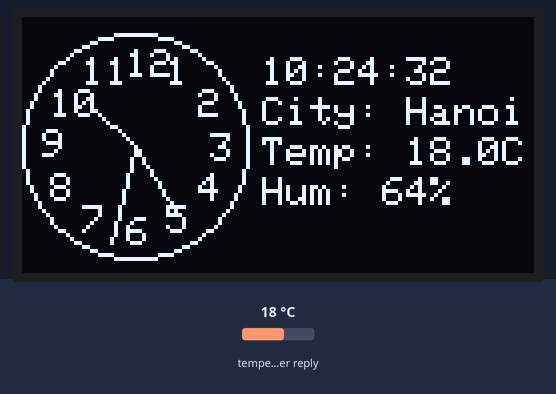
Bench run of a sketch on a simulated ESP32. Parts: 128×64 one-colour display. The test bench sets the inputs (shaded band); at power-on: temperature in the weather reply 18 °C. WiFi joins after 1.5 s; servers stay silent unless stated; network time is answered at once with the bench clock; the local clock reads 2024-03-15 10:24:30 at power-on unless the sketch sets it; web services answer with replies made up by the test bench; what the sketch prints to the serial monitor is not drawn.

Above: at 2.4 s.
At 6.5 s:
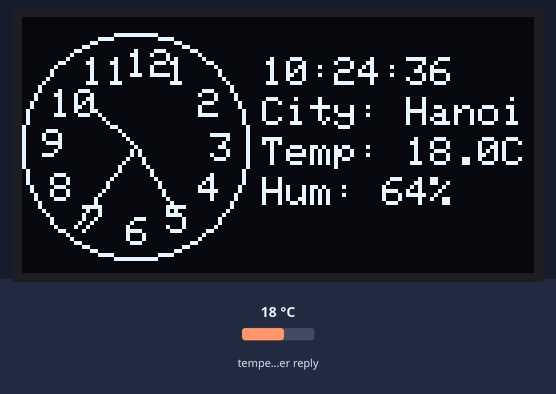
At 10.6 s:
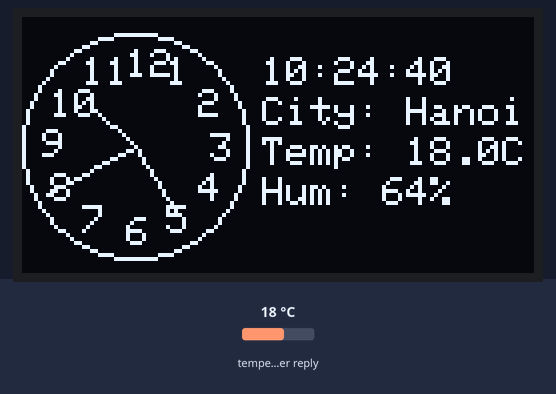
At 19.8 s:
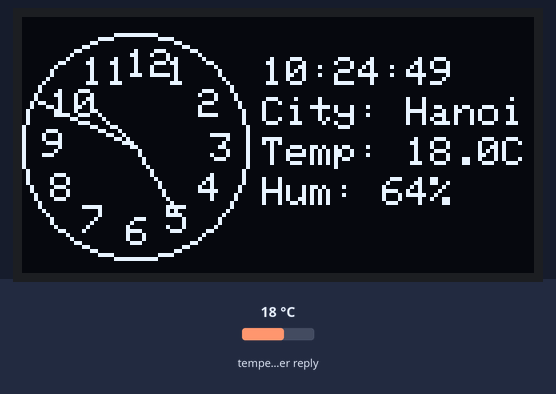
At 29.0 s:
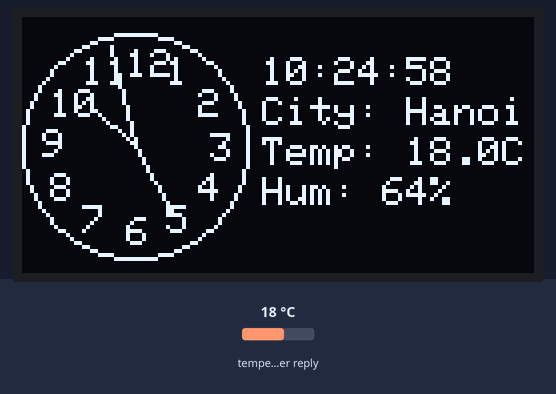
At 38.3 s:
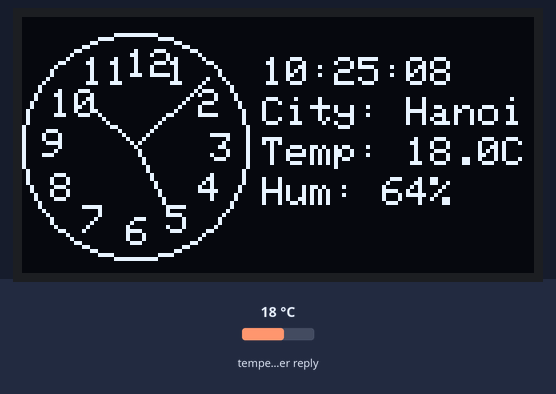

Measured:
- what the display in image 0 shows lasts 1.1 s, from 2.3 s to 3.4 s

The sketch:

real_time_clock_web.ino
```cpp
#include <Wire.h>
#include <Adafruit_GFX.h>
#include <Adafruit_SSD1306.h>
#include <WiFi.h>
#include <NTPClient.h>
#include <WiFiUdp.h>
#include <HTTPClient.h>
#include <ArduinoJson.h>
#include <WiFiClient.h>
#include <WebServer.h>

const char *ssid = "YOUR_SSID";
const char *password = "YOUR_PASSWORD";

#define SCREEN_WIDTH 128
#define SCREEN_HEIGHT 64

#define SDA_PIN 21
#define SCL_PIN 22

unsigned long lastWeatherUpdate = 0;
const unsigned long weatherUpdateInterval = 300000;

const String weatherApiKey = "78ddca507b7f48bea8e72512250702";
String city = "Hanoi";
String countryCode = "VN";

Adafruit_SSD1306 display(SCREEN_WIDTH, SCREEN_HEIGHT, &Wire, -1);
WebServer server(80);

WiFiUDP ntpUDP;
NTPClient timeClient(ntpUDP, "pool.ntp.org", 7 * 3600, 60000);

struct WeatherData {
  float temperature;
  int humidity;
  String description;
  String icon;
} currentWeather;

const char index_html[] PROGMEM = R"rawliteral(
    <!DOCTYPE html>
    <html lang="en">
    <head>
        <meta charset="UTF-8">
        <title>Weather Station Control</title>
        <style>
        :root {
            --text-color: #ffffff;
            --background-gradient-start: #87ceeb;
            --background-gradient-end: #4682b4;
        }
        body {
            font-family: "Inter", Arial, sans-serif;
            max-width: 800px;
            margin: 0 auto;
            padding: 20px;
            background: linear-gradient(135deg, var(--background-gradient-start), var(--background-gradient-end));
            color: var(--text-color);
            min-height: 100vh;
            display: flex;
            justify-content: center;
            align-items: center;
            transition: all 0.5s ease;
            background-size: 400% 400%;
            animation: gradientFlow 15s ease infinite;
        }
        @keyframes gradientFlow {
            0% { background-position: 0% 50%; }
            50% { background-position: 100% 50%; }
            100% { background-position: 0% 50%; }
        }
        .container {
            background: rgba(255, 255, 255, 0.2);
            backdrop-filter: blur(10px);
            border-radius: 16px;
            border: 1px solid rgba(255, 255, 255, 0.3);
            padding: 40px;
            width: 100%;
            box-shadow: 0 15px 35px rgba(0, 0, 0, 0.1);
            transition: all 0.4s ease;
            opacity: 0;
            transform: translateY(20px);
            animation: fadeIn 0.6s ease-out forwards;
        }
        @keyframes fadeIn {
            to {
                opacity: 1;
                transform: translateY(0);
            }
        }
        select,
        input {
            width: 100%;
            padding: 15px;
            margin: 15px 0;
            background: rgba(255, 255, 255, 0.2);
            border: 1px solid rgba(255, 255, 255, 0.5);
            border-radius: 10px;
            color: #333;
            font-size: 16px;
            transition: all 0.3s ease;
            backdrop-filter: blur(5px);
        }
        input:focus, select:focus {
            outline: none;
            box-shadow: 0 0 0 3px rgba(255, 255, 255, 0.3);
            transform: scale(1.02);
        }
        button {
            width: 100%;
            padding: 15px;
            margin: 15px 0;
            background: rgba(255, 255, 255, 0.3);
            color: var(--text-color);
            border: none;
            border-radius: 10px;
            font-weight: 600;
            text-transform: uppercase;
            letter-spacing: 1.5px;
            cursor: pointer;
            transition: all 0.3s ease;
            position: relative;
            overflow: hidden;
        }
        button::after {
            content: '';
            position: absolute;
            top: 50%;
            left: 50%;
            width: 5px;
            height: 5px;
            background: rgba(255, 255, 255, 0.5);
            opacity: 0;
            border-radius: 50%;
            transform: translate(-50%, -50%) scale(1);
            animation: ripple 0.6s ease-out;
        }
        @keyframes ripple {
            from {
                transform: translate(-50%, -50%) scale(0);
                opacity: 1;
            }
            to {
                transform: translate(-50%, -50%) scale(40);
                opacity: 0;
            }
        }
        .weather-info {
            background: rgba(255, 255, 255, 0.1);
            backdrop-filter: blur(10px);
            border-radius: 10px;
            padding: 25px;
            margin-top: 20px;
            display: grid;
            grid-template-columns: repeat(auto-fit, minmax(200px, 1fr));
            gap: 15px;
        }
        .weather-info > div {
            background: rgba(0, 0, 0, 0.1);
            padding: 15px;
            border-radius: 8px;
            text-align: center;
            transition: all 0.3s cubic-bezier(0.25, 0.46, 0.45, 0.94);
            box-shadow: 0 2px 5px rgba(0, 0, 0, 0.1);
        }
        .weather-info > div:hover {
            transform: translateY(-5px) scale(1.02);
            box-shadow: 0 8px 15px rgba(0, 0, 0, 0.2);
        }
        .weather-info span {
            display: inline-block;
            transition: all 0.3s ease;
        }
        .value-update {
            animation: valuePulse 0.8s ease;
        }
        @keyframes valuePulse {
            0% { transform: scale(1); }
            50% { transform: scale(1.1); }
            100% { transform: scale(1); }
        }
        select.loading {
            position: relative;
            color: transparent;
        }
        select.loading::after {
            content: "";
            position: absolute;
            top: 50%;
            left: 50%;
            width: 20px;
            height: 20px;
            border: 3px solid rgba(255, 255, 255, 0.3);
            border-top-color: white;
            border-radius: 50%;
            animation: spin 1s linear infinite;
        }
        @keyframes spin {
            0% { transform: translate(-50%, -50%) rotate(0deg); }
            100% { transform: translate(-50%, -50%) rotate(360deg); }
        }
        @media (max-width: 600px) {
            .container {
                padding: 20px;
                margin: 10px;
            }
        }
        * {
            will-change: transform, opacity;
            backface-visibility: hidden;
        }
    </style>
    </head>
    <body>
        <div class="container">
            <h2>Weather Station Control</h2>
            <div>
                <label for="country">Chọn quốc gia:</label>
                <select id="country" onchange="handleCountryChange()">
                    <option value="">--Chọn quốc gia--</option>
                </select>
            </div>
            <div>
                <label for="city">Chọn thành phố:</label>
                <select id="city">
                    <option value="">--Vui lòng chọn quốc gia trước--</option>
                </select>
            </div>
            <div>
                <label for="cityInput">Hoặc nhập tên thành phố:</label>
                <input type="text" id="cityInput" placeholder="Nhập tên thành phố nếu không có trong danh sách">
            </div>
            <button onclick="updateLocation()">Cập nhật địa điểm</button>
            <div id="weatherInfo" class="weather-info">
                <div>Địa điểm đã chọn: <span id="selectedLocation">--</span></div>
                <div>Nhiệt độ: <span id="temperature">--</span>°C</div>
                <div>Độ ẩm: <span id="humidity">--</span>%</div>
                <div>Cập nhật lần cuối: <span id="lastUpdate">--</span></div>
            </div>
        </div>
        <script>
            window.onload = async function() {
                try {
                    const response = await fetch('https://restcountries.com/v3.1/all');
                    const countries = await response.json();
                    const countrySelect = document.getElementById('country');
                    countries
                        .sort((a, b) => a.name.common.localeCompare(b.name.common))
                        .forEach(country => {
                            const option = document.createElement('option');
                            option.value = country.cca2;
                            option.textContent = country.name.common;
                            countrySelect.appendChild(option);
                        });
                    countrySelect.value = 'VN';
                    handleCountryChange();
                    updateWeatherDisplay();
                } catch (error) {
                    console.error('Lỗi:', error);
                }
            };
            async function handleCountryChange() {
                const country = document.getElementById('country').value;
                const citySelect = document.getElementById('city');
                citySelect.innerHTML = '<option value="">Đang tải danh sách thành phố...</option>';
                if (!country) {
                    citySelect.innerHTML = '<option value="">--Vui lòng chọn quốc gia trước--</option>';
                    return;
                }
                try {
                    const username = 'conmeodit';
                    const response = await fetch(`http://api.geonames.org/searchJSON?country=${country}&featureClass=P&cities=cities1000&maxRows=1000&username=${username}`);
                    if (!response.ok) {
                        throw new Error(`Lỗi HTTP: ${response.status}`);
                    }
                    const data = await response.json();
                    if (!data.geonames || data.geonames.length === 0) {
                        throw new Error('Không tìm thấy thành phố nào cho quốc gia này');
                    }
                    citySelect.innerHTML = '<option value="">--Chọn thành phố--</option>';
                    data.geonames
                        .sort((a, b) => a.name.localeCompare(b.name))
                        .forEach(city => {
                            const option = document.createElement('option');
                            option.value = city.name;
                            option.textContent = city.name + (city.adminName1 ? `, ${city.adminName1}` : '');
                            citySelect.appendChild(option);
                        });
                } catch (error) {
                    console.error('Lỗi khi lấy danh sách thành phố:', error);
                    citySelect.innerHTML = `<option value="">Lỗi: ${error.message}</option>`;
                }
            }
            function updateLocation() {
                const country = document.getElementById('country').value;
                const selectedCity = document.getElementById('city').value;
                const manualCity = document.getElementById('cityInput').value.trim();
                const cityName = manualCity ? manualCity : selectedCity;
                if (!country || !cityName) {
                    alert('Vui lòng chọn quốc gia và nhập hoặc chọn thành phố.');
                    return;
                }
                const selectedCountry = document.getElementById('country').options[document.getElementById('country').selectedIndex].text;
                document.getElementById('selectedLocation').textContent = `${cityName}, ${selectedCountry}`;
                fetch('/update-location', {
                    method: 'POST',
                    headers: { 'Content-Type': 'application/json' },
                    body: JSON.stringify({ city: cityName, country: country })
                })
                .then(response => response.json())
                .then(data => {
                    if (data.success) {
                        alert('Cập nhật địa điểm thành công');
                        updateWeatherDisplay();
                    } else {
                        alert('Lỗi khi cập nhật địa điểm');
                    }
                })
                .catch(error => {
                    console.error('Lỗi:', error);
                    alert('Lỗi khi cập nhật địa điểm');
                });
            }
            function updateWeatherDisplay() {
                fetch('/weather-data')
                .then(response => response.json())
                .then(data => {
                    document.getElementById('temperature').textContent = data.temperature;
                    document.getElementById('humidity').textContent = data.humidity;
                    document.getElementById('lastUpdate').textContent = new Date().toLocaleTimeString();
                    const temp = parseFloat(data.temperature);
                    if (temp > 25) {
                        document.body.style.background = "linear-gradient(135deg, #FF4500, #FFA500)";
                    } else if (temp >= 15 && temp <= 25) {
                        document.body.style.background = "linear-gradient(135deg, #ADD8E6, #87CEFA)";
                    } else {
                        document.body.style.background = "linear-gradient(135deg, #00008B, #0000CD)";
                    }
                })
                .catch(error => console.error('Lỗi:', error));
            }
            setInterval(updateWeatherDisplay, 300000);
        </script>
    </body>
    </html>
)rawliteral";

void handleCORS() {
    server.sendHeader("Access-Control-Allow-Origin", "*");
    server.sendHeader("Access-Control-Allow-Methods", "GET,POST,OPTIONS");
    server.sendHeader("Access-Control-Allow-Headers", "Content-Type");
}

void handleRoot() {
    handleCORS();
    server.send(200, "text/html", index_html);
}

void handleWeatherData() {
    handleCORS();
    String json = "{";
    json += "\"temperature\":" + String(currentWeather.temperature) + ",";
    json += "\"humidity\":" + String(currentWeather.humidity) + ",";
    json += "\"description\":\"" + currentWeather.description + "\",";
    json += "\"icon\":\"" + currentWeather.icon + "\"";
    json += "}";
    server.send(200, "application/json", json);
}

void handleUpdateLocation() {
    handleCORS();
    if (server.method() == HTTP_OPTIONS) {
        server.send(200);
        return;
    }
    if (server.hasArg("plain")) {
        String body = server.arg("plain");
        StaticJsonDocument<200> doc;
        DeserializationError error = deserializeJson(doc, body);
        if (!error) {
            city = doc["city"].as<String>();
            countryCode = doc["country"].as<String>();
            getWeatherData();
            server.send(200, "application/json", "{\"success\":true}");
        } else {
            server.send(400, "application/json", "{\"success\":false,\"error\":\"Invalid JSON\"}");
        }
    } else {
        server.send(400, "application/json", "{\"success\":false,\"error\":\"No data received\"}");
    }
}

void setupServer() {
    server.on("/", HTTP_GET, handleRoot);
    server.on("/weather-data", HTTP_GET, handleWeatherData);
    server.on("/update-location", HTTP_POST, handleUpdateLocation);
    server.on("/update-location", HTTP_OPTIONS, []() {
        handleCORS();
        server.send(200);
    });
    server.begin();
}

void setup() {
    Serial.begin(115200);
    Wire.begin(SDA_PIN, SCL_PIN);
    WiFi.begin(ssid, password);
    int timeout = 30;
    while (WiFi.status() != WL_CONNECTED && timeout > 0) {
        delay(1000);
        Serial.print(".");
        timeout--;
    }
    if (WiFi.status() == WL_CONNECTED) {
        Serial.println("\nWiFi Connected!");
        Serial.print("IP Address: ");
        Serial.println(WiFi.localIP());
    } else {
        Serial.println("\nFailed to connect to WiFi!");
        return;
    }
    if (!display.begin(SSD1306_SWITCHCAPVCC, 0x3C)) {
        Serial.println("SSD1306 allocation failed");
        for(;;);
    }
    display.clearDisplay();
    display.setTextSize(1);
    display.setTextColor(WHITE);
    timeClient.begin();
    setupServer();
    getWeatherData();
}

void drawAnalogClock(int cx, int cy, int r, int h, int m, int s) {
  display.drawCircle(cx, cy, r, WHITE);
  for (int i = 1; i <= 12; i++) {
    float angle = (i * 30 - 90) * PI / 180;
    int offset = 7.5;
    int x = cx + (r - offset) * cos(angle);
    int y = cy + (r - offset) * sin(angle);
    display.setTextSize(1);
    display.setCursor(x - 2, y - 3);
    display.print(i);
  }
  float hAngle = (h % 12 * 30) + (m * 0.5);
  float radH = hAngle * PI / 180;
  display.drawLine(cx, cy, cx + r * 0.5 * sin(radH), cy - r * 0.5 * cos(radH), WHITE);
  float mAngle = m * 6 + (s * 0.1);
  float radM = mAngle * PI / 180;
  display.drawLine(cx, cy, cx + r * 0.7 * sin(radM), cy - r * 0.7 * cos(radM), WHITE);
  float sAngle = s * 6;
  float radS = sAngle * PI / 180;
  display.drawLine(cx, cy, cx + r * 0.9 * sin(radS), cy - r * 0.9 * cos(radS), WHITE);
}

String urlEncode(const char* msg) {
  const char *hex = "0123456789ABCDEF";
  String encodedMsg = "";
  while (*msg) {
    char c = *msg;
    if (isalnum(c)) {
      encodedMsg += c;
    } else if (c == ' ') {
      encodedMsg += "%20";
    } else {
      encodedMsg += '%';
      encodedMsg += hex[(c >> 4) & 0x0F];
      encodedMsg += hex[c & 0x0F];
    }
    msg++;
  }
  return encodedMsg;
}

void getWeatherData() {
  if (WiFi.status() == WL_CONNECTED) {
    WiFiClient client;
    HTTPClient http;
    String encodedCity = urlEncode(city.c_str());
    Serial.println("City sau khi URL encode: " + encodedCity);
    String serverPath = "http://api.weatherapi.com/v1/current.json?key=" + weatherApiKey + "&q=" + encodedCity + "&aqi=no";
    Serial.println("URL WeatherAPI: " + serverPath);
    http.begin(client, serverPath);
    int httpResponseCode = http.GET();
    if (httpResponseCode == HTTP_CODE_OK) {
      String payload = http.getString();
      Serial.println("Payload: " + payload);
      StaticJsonDocument<1024> doc;
      DeserializationError error = deserializeJson(doc, payload);
      if (!error) {
        currentWeather.temperature = doc["current"]["temp_c"].as<float>();
        currentWeather.humidity = doc["current"]["humidity"].as<int>();
        currentWeather.description = doc["current"]["condition"]["text"].as<String>();
        currentWeather.icon = doc["current"]["condition"]["icon"].as<String>();
        Serial.println("Weather updated successfully");
      } else {
        Serial.print("JSON parse error: ");
        Serial.println(error.c_str());
      }
    } else {
      Serial.print("HTTP error code: ");
      Serial.println(httpResponseCode);
    }
    http.end();
  }
}

void loop() {
    server.handleClient();
    timeClient.update();
    if (millis() - lastWeatherUpdate > weatherUpdateInterval) {
        getWeatherData();
        lastWeatherUpdate = millis();
    }
    if (timeClient.getEpochTime() == 0) {
        Serial.println("NTP time sync failed!");
        return;
    }
    int h = timeClient.getHours();
    int m = timeClient.getMinutes();
    int s = timeClient.getSeconds();
    String currentTime = timeClient.getFormattedTime();
    display.clearDisplay();
    drawAnalogClock(28, 32, 28.5, h, m, s);
    display.setTextSize(0.8);
    display.setCursor(60, 10);
    display.print(currentTime);
    display.setCursor(60, 20);
    display.print("City: ");
    display.print(String(city));
    display.setCursor(60, 30);
    display.print("Temp: ");
    display.print(String(currentWeather.temperature, 1));
    display.print("C");
    display.setCursor(60, 40);
    display.print("Hum: ");
    display.print(currentWeather.humidity);
    display.print("%");
    display.display();
    delay(1000);
}
```
